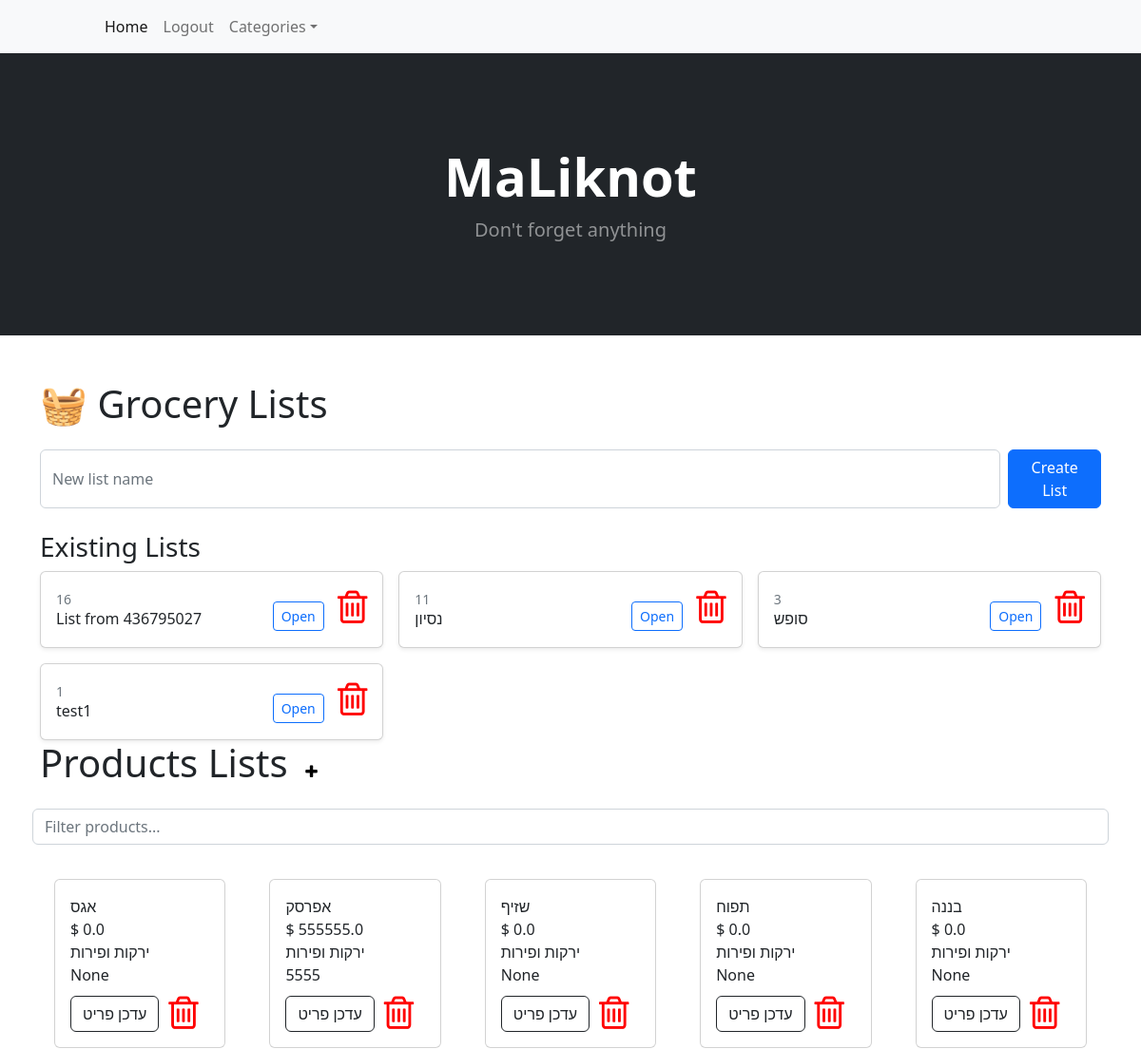
Page / (signed in, upper part) on the earlier database version.
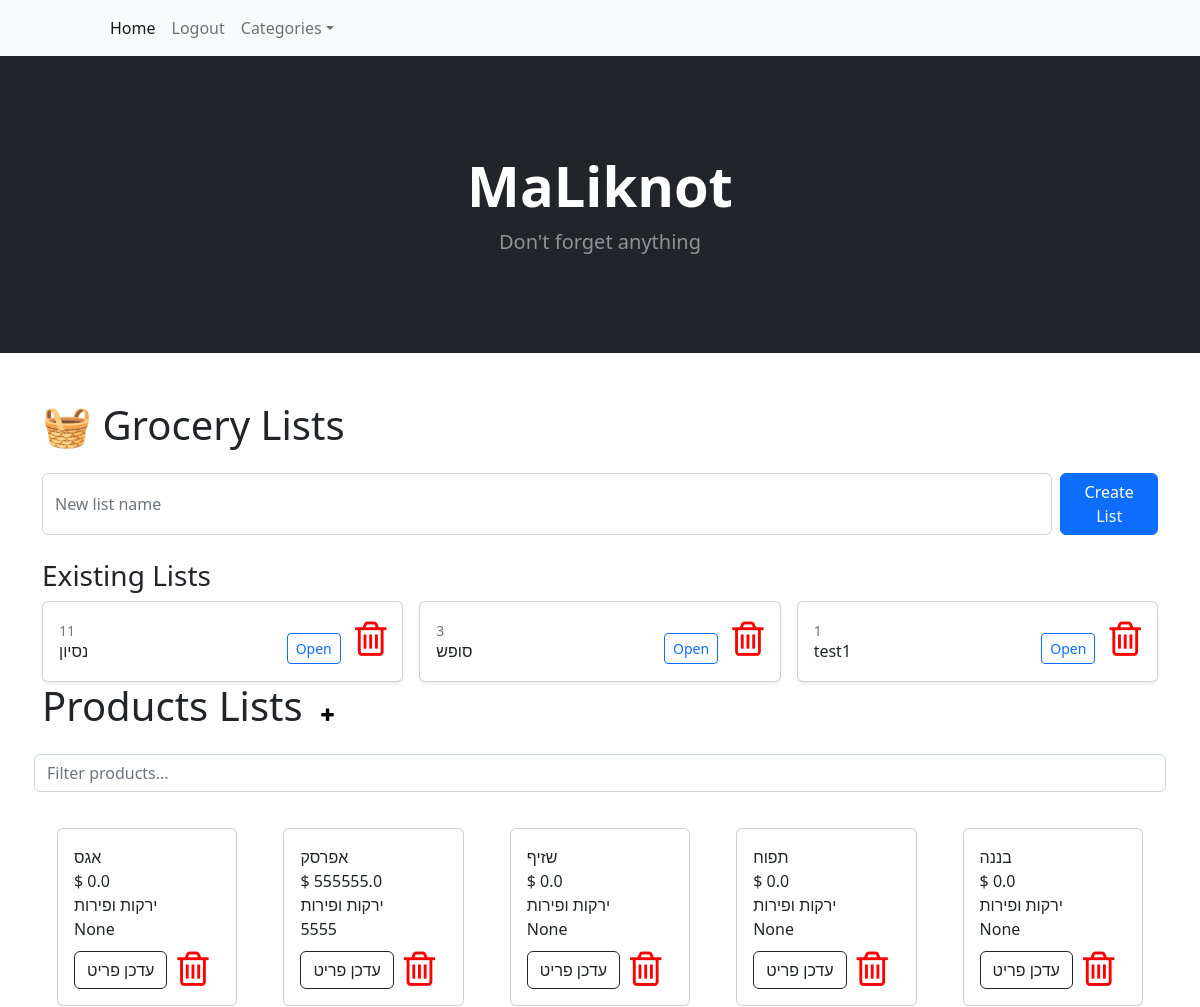
Same page on the later database version.
### tables this page shows
CREATE TABLE lists (
                id INTEGER PRIMARY KEY AUTOINCREMENT,
                name TEXT UNIQUE
            );

CREATE TABLE products (
        id INTEGER PRIMARY KEY AUTOINCREMENT,
        name TEXT NOT NULL,
        unit TEXT ,
        price REAL,
        category_id INTEGER,
        FOREIGN KEY (category_id) REFERENCES categories(id)
    );

CREATE TABLE categories (
        id INTEGER PRIMARY KEY AUTOINCREMENT,
        name TEXT UNIQUE NOT NULL
    );

### app.py (the view, shortened to what this page needs)
@app.route("/", methods=["GET", "POST"])
def index():
    if flask_login.current_user.is_authenticated:
        logger.info(str(flask_login.current_user.get_dict()) + "Has Logged in")
        all_lists =  database_read(f"select * from lists order by id desc;")
        data = database_read(f"select p.*,cat.name as catName from products p left JOIN categories cat on category_id = cat.id")
        categories =  database_read(f"select * from categories order by name;")
        return render_template('index.html',user=flask_login.current_user,lists=all_lists, all_items=data,categories=categories)
    else:
        return redirect("/login")

### HandelDB.py (called while the page is built)
def database_read(sql,data=None):
    connection = sqlite3.connect(database_filename)
    connection.row_factory = sqlite3.Row
    db = connection.cursor()
    if data:
         db.execute(sql, data)
    else:
         db.execute(sql)
    records = db.fetchall()
    rows = [dict(record) for record in records]
    db.close()
    connection.close()
    return rows

### app.py (called while the page is built)
@app.context_processor
def inject_user():
    return dict(user=flask_login.current_user)

@login_manager.user_loader
def load_user(userid):
    users = database_read(f"select  * from accounts where userid='{userid}';")
    if len(users)!=1:
        return None
    else:
        user = User(users[0]['userid'],users[0]['email'],users[0]['name'])
        user.id = userid
        return user

@app.teardown_appcontext
def close_connection(exception):
    db = getattr(g, '_database', None)
    if db is not None:
        db.close()

@app.context_processor
def inject_collected_count():
    def get_collected_count(list_id=None):
        if list_id is None:
            return 0
        sql = f"SELECT COUNT(*) as count FROM product_in_list WHERE list_id = '{list_id}' AND collected = 1"
        print(sql)
        result = database_read(sql)
        print(result)
        return result[0]['count'] if result else 0
    return dict(get_collected_count=get_collected_count)

@app.after_request
def add_header(response):
    if request.path.endswith('service-worker.js'):
        response.headers['Content-Type'] = 'application/javascript'
    if request.path.endswith('manifest.json'):
        response.headers['Content-Type'] = 'application/manifest+json'
    return response

    def get_dict(self):
        return{'userid': self.id,'email': self.email, 'name': self.name}

### templates/index.html (shortened to what this page needs)
{% extends 'base.html' %}
{% block content %}
        <header class="bg-dark py-5">
            <div class="container px-4 px-lg-5 my-5">
                <div class="text-center text-white">
                    <h1 class="display-4 fw-bolder">MaLiknot</h1>
                    <p class="lead fw-normal text-white-50 mb-0">Don't forget anything</p>
                </div>
            </div>
        </header>
        <section class="py-5">
            <div class="container">
                <h1 class="mb-4">🧺 Grocery Lists</h1>
                <form method="POST" class="d-flex mb-4">
                  <input type="text" name="list_name" class="form-control me-2" placeholder="New list name" required>
                  <button class="btn btn-primary">Create List</button>
                </form>
                    <h3>Existing Lists</h3>
                <div class="row row-cols-1 row-cols-sm-2 row-cols-md-3 g-3">
                    {% for list in lists %}
                    <div class="col">
                      <div class="card shadow-sm">
                        <div class="card-body d-flex justify-content-between align-items-center">
                          <div>
                            <small class="text-muted">{{ list['id'] }}</small>
                            <h6 class="card-title mb-1">{{ list['name'] }}</h6>
                          </div>
                            <div>
                            <a href="{{ url_for('view_list', list_id=list['id']) }}" class="btn btn-sm btn-outline-primary">Open</a>
                            <span><i id="dellistbtn" class="fa fa-trash-o dellist" style="font-size: 40px;color: red;margin-left: 10px;"></i></span>
                            </div>
                        </div>
                      </div>
                    </div>
                    {% endfor %}
                  </div>
              </div>
            <div class="container container-box">
                <h1 class="mb-4" style="display: inline-block;"> Products Lists</h1>&nbsp;&nbsp;
                <button id="addnewbtn" class="add-btn" title="add new product" style="background: none;border: 0;" ><i id="addnewbtn2" class="fa fa-plus"></i></button>
                <div class="row row-cols-2 row-cols-sm-3 row-cols-md-4 row-cols-lg-5 g-3">
                    <input type="text" id="productFilter" style="margin-bottom: 5px;" class="form-control" placeholder="Filter products...">
                    {% for product in all_items%}
                    <div class="col">
                    <div class="card" style="margin: 15px;">
                    <div class="card-body">
                        <div class="card-title">{{ product['name'] }}
                            <div class="card-text">
                                    $ {{ product['price'] }}
                                    <br>
                                    {{ product['catName'] }}
                                    <br>
                                    {{ product['unit'] }}
                                </div>
                            </div>
                            <div  class="">
                                <div  style="display: flex;" class="text-center"><a class="btn btn-outline-dark mt-auto" href="{{ url_for('edit_product', product_id= product['id']) }}">עדכן פריט</a>
                                    <span><i id="delproductbtn" class="fa fa-trash-o delprod" style="font-size: 40px;color: red;margin-left: 10px;"></i></span>
                                </div>
                            </div>
                        </div>
                    </div>
                </div>
                    {% endfor%}
            </div>
        </div>
        </section>
    {% endblock %}

### templates/base.html (shortened to what this page needs)
<!DOCTYPE html>
<html lang="en">
    <head>
        <link href="https://cdn.jsdelivr.net/npm/bootstrap-icons@1.5.0/font/bootstrap-icons.css" rel="stylesheet" />
    <link href="https://cdn.jsdelivr.net/npm/bootstrap@5.0.2/dist/css/bootstrap.min.css" rel="stylesheet">
        <link rel="stylesheet" href="https://cdnjs.cloudflare.com/ajax/libs/font-awesome/4.7.0/css/font-awesome.min.css">
<link rel="stylesheet" href="https://cdnjs.cloudflare.com/ajax/libs/font-awesome/4.7.0/css/font-awesome.min.css">
        <link href="/static/styles.css" rel="stylesheet" />
                <link rel='stylesheet' href='https://cdn.jsdelivr.net/npm/sweetalert2@7.12.15/dist/sweetalert2.min.css'></link>
    </head>
    <body>
        {% include 'navbar.html' %}
         {% block content %}
         {% endblock %}
    </body>
</html>

### templates/navbar.html (shortened to what this page needs)
<nav class="navbar navbar-expand-lg navbar-light bg-light">
    <div class="container px-4 px-lg-5">
        <div class="collapse navbar-collapse" id="navbarSupportedContent">
            <ul class="navbar-nav me-auto mb-2 mb-lg-0 ms-lg-4">
                <li class="nav-item"><a class="nav-link active" aria-current="page" href="{{ url_for('index') }}">Home</a></li>
                 {%if user.is_authenticated%}
                 <li class="nav-item"><a class="nav-link" href="{{ url_for('logout_page') }}">Logout</a></li>
                 {%else%}
                <li class="nav-item"><a class="nav-link" href="{{ url_for('login_page') }}">Login</a></li>
                <li class="nav-item"><a class="nav-link" href="{{ url_for('registration_page') }}">Register</a></li>
                {%endif%}
                <li class="nav-item dropdown">
                    <a class="nav-link dropdown-toggle" id="navbarDropdown" href="#" role="button" data-bs-toggle="dropdown" aria-expanded="false">Categories</a>
                </li>
            </ul>
        </div>
    </div>
</nav>

Differences in the rows shown:
removed lists: id "16", name "List from 436795027"
